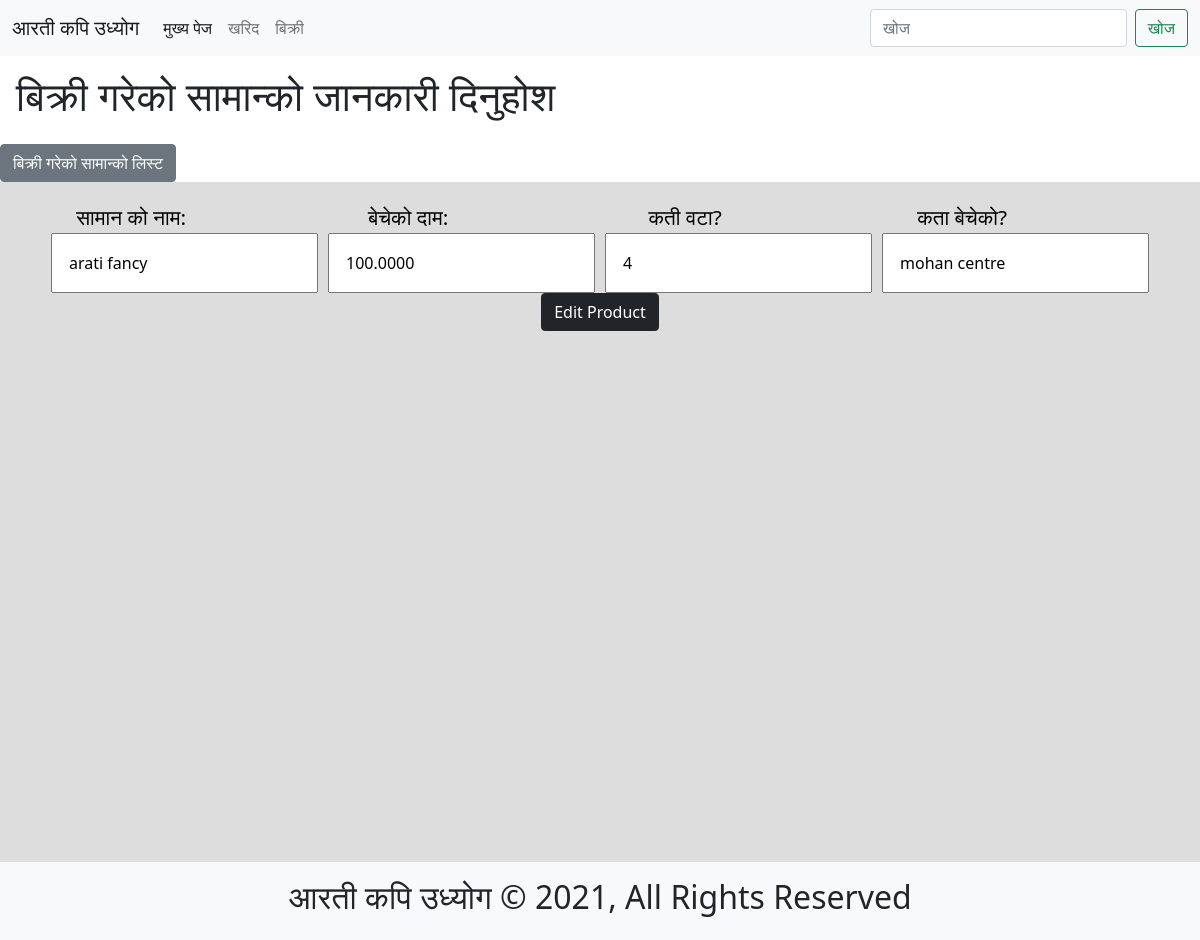
Page /sales/edit/arati-fancy/ on the earlier database version.
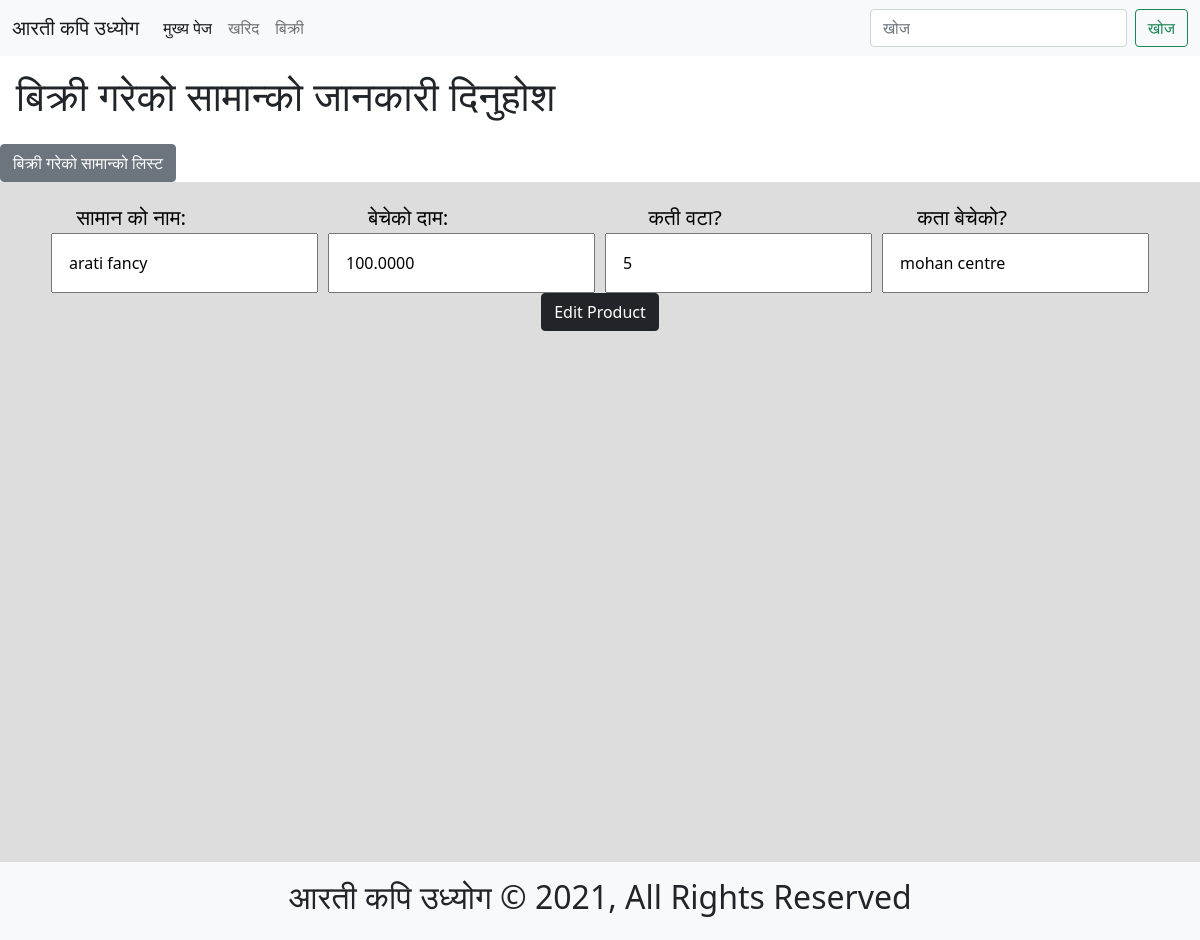
Same page on the later database version.
### sales/models.py (models this page shows, shortened)
class Sales(models.Model):
    product_name = models.CharField(max_length=255, blank=False, null=True)
    price = models.DecimalField(
        decimal_places=4, max_digits=255, blank=False, null=True)
    quantity = models.CharField(max_length=255, blank=False, null=True)
    slug = models.SlugField(max_length=255, blank=False,
                            null=False, unique=True)
    sold_to = models.CharField(max_length=255, blank=False, null=True)

### sales/views.py (the view, shortened to what this page needs)
# urls.py: path('edit/<str:slug>/', sale_edit),
def sale_edit(request, slug):
    template_name = "sale_edit.html"
    sale = Sales.objects.filter(slug=slug).first()
    sale_edit_form = SalesModelForm(
        request.POST or None, instance=sale)
    context = {
        "form": sale_edit_form
    }
    return render(request, template_name, context)

### sales/forms.py (shortened to what this page needs)
class SalesModelForm(forms.ModelForm):
    class Meta:
        model = Sales
        labels = {
            'product_name': 'सामान को नाम',
            'price': 'बेचेको दाम',
            'quantity': 'कती वटा?',
            'sold_to': 'कता बेचेको?'
        }
        fields = ["product_name", "price", "quantity", "sold_to"]

### sales/templates/sale_edit.html
{% extends 'sales_home.html' %}
{% block form %}
        {{form.as_p}}
{% endblock %}
{% block edit_button %}
<button class="btn btn-dark" type="submit">Edit Product</button>
{% endblock %}

Differences in the rows shown:
changed Sales "arati fancy": quantity "4" → "5"
